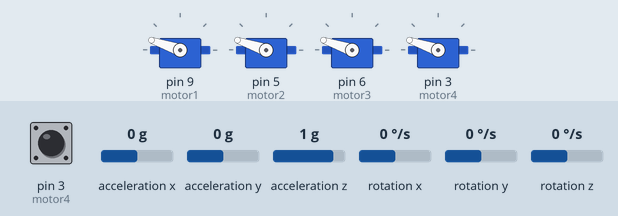
This sketch was run on a simulated Arduino Leonardo, built with avr-gcc and run on an emulated ATmega32U4. Parts: 4 × servo. The test bench sets the inputs (shaded band); at power-on: pin 3 (motor4) HIGH, acceleration x 0 g, acceleration y 0 g, acceleration z 1 g, rotation x 0 °/s, rotation y 0 °/s, rotation z 0 °/s. The sensor or clock chip raises its interrupt line as the real part does; what the sketch prints to the serial monitor is not drawn.

Above: at 0.1 s.
At 2.1 s:
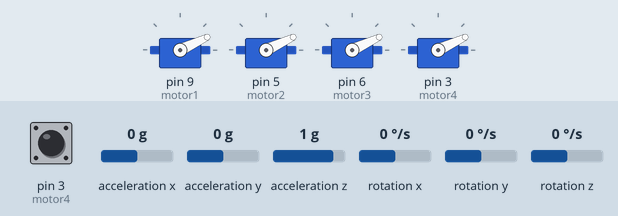
At 8.6 s:
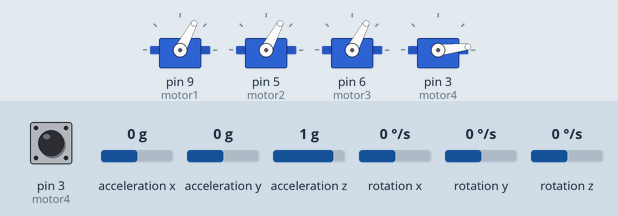
Timing chart, 0 to 10.1 s (numbered marks = the images above):
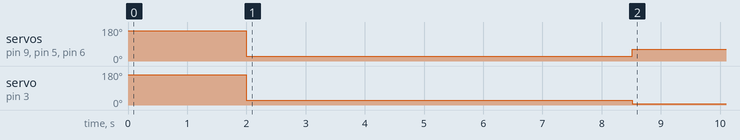

The sketch:

stabilization.ino
```cpp
#include <Servo.h>

// I2C device class (I2Cdev) demonstration Arduino sketch for MPU6050 class using DMP (MotionApps v2.0)
// 6/21/2012 by Jeff Rowberg <jeff@rowberg.net>
// Updates should (hopefully) always be available at https://github.com/jrowberg/i2cdevlib
//
// Changelog:
//      2013-05-08 - added seamless Fastwire support
//                 - added note about gyro calibration
//      2012-06-21 - added note about Arduino 1.0.1 + Leonardo compatibility error
//      2012-06-20 - improved FIFO overflow handling and simplified read process
//      2012-06-19 - completely rearranged DMP initialization code and simplification
//      2012-06-13 - pull gyro and accel data from FIFO packet instead of reading directly
//      2012-06-09 - fix broken FIFO read sequence and change interrupt detection to RISING
//      2012-06-05 - add gravity-compensated initial reference frame acceleration output
//                 - add 3D math helper file to DMP6 example sketch
//                 - add Euler output and Yaw/Pitch/Roll output formats
//      2012-06-04 - remove accel offset clearing for better results (thanks Sungon Lee)
//      2012-06-01 - fixed gyro sensitivity to be 2000 deg/sec instead of 250
//      2012-05-30 - basic DMP initialization working

/* ============================================
I2Cdev device library code is placed under the MIT license
Copyright (c) 2012 Jeff Rowberg

Permission is hereby granted, free of charge, to any person obtaining a copy
of this software and associated documentation files (the "Software"), to deal
in the Software without restriction, including without limitation the rights
to use, copy, modify, merge, publish, distribute, sublicense, and/or sell
copies of the Software, and to permit persons to whom the Software is
furnished to do so, subject to the following conditions:

The above copyright notice and this permission notice shall be included in
all copies or substantial portions of the Software.

THE SOFTWARE IS PROVIDED "AS IS", WITHOUT WARRANTY OF ANY KIND, EXPRESS OR
IMPLIED, INCLUDING BUT NOT LIMITED TO THE WARRANTIES OF MERCHANTABILITY,
FITNESS FOR A PARTICULAR PURPOSE AND NONINFRINGEMENT. IN NO EVENT SHALL THE
AUTHORS OR COPYRIGHT HOLDERS BE LIABLE FOR ANY CLAIM, DAMAGES OR OTHER
LIABILITY, WHETHER IN AN ACTION OF CONTRACT, TORT OR OTHERWISE, ARISING FROM,
OUT OF OR IN CONNECTION WITH THE SOFTWARE OR THE USE OR OTHER DEALINGS IN
THE SOFTWARE.
===============================================
*/

// I2Cdev and MPU6050 must be installed as libraries, or else the .cpp/.h files
// for both classes must be in the include path of your project
#include "I2Cdev.h"
#include <PID_v1.h>

#include "MPU6050_6Axis_MotionApps20.h"
//#include "MPU6050.h" // not necessary if using MotionApps include file

// Arduino Wire library is required if I2Cdev I2CDEV_ARDUINO_WIRE implementation
// is used in I2Cdev.h
#if I2CDEV_IMPLEMENTATION == I2CDEV_ARDUINO_WIRE
    #include "Wire.h"
#endif

// class default I2C address is 0x68
// specific I2C addresses may be passed as a parameter here
// AD0 low = 0x68 (default for SparkFun breakout and InvenSense evaluation board)
// AD0 high = 0x69
MPU6050 mpu;
//MPU6050 mpu(0x69); // <-- use for AD0 high

/* =========================================================================
   NOTE: In addition to connection 3.3v, GND, SDA, and SCL, this sketch
   depends on the MPU-6050's INT pin being connected to the Arduino's
   external interrupt #0 pin. On the Arduino Uno and Mega 2560, this is
   digital I/O pin 2.
 * ========================================================================= */

/* =========================================================================
   NOTE: Arduino v1.0.1 with the Leonardo board generates a compile error
   when using Serial.write(buf, len). The Teapot output uses this method.
   The solution requires a modification to the Arduino USBAPI.h file, which
   is fortunately simple, but annoying. This will be fixed in the next IDE
   release. For more info, see these links:

   http://arduino.cc/forum/index.php/topic,109987.0.html
   http://code.google.com/p/arduino/issues/detail?id=958
 * ========================================================================= */


// uncomment "OUTPUT_READABLE_QUATERNION" if you want to see the actual
// quaternion components in a [w, x, y, z] format (not best for parsing
// on a remote host such as Processing or something though)
//#define OUTPUT_READABLE_QUATERNION

// uncomment "OUTPUT_READABLE_EULER" if you want to see Euler angles
// (in degrees) calculated from the quaternions coming from the FIFO.
// Note that Euler angles suffer from gimbal lock (for more info, see
// http://en.wikipedia.org/wiki/Gimbal_lock)
//#define OUTPUT_READABLE_EULER

// uncomment "OUTPUT_READABLE_YAWPITCHROLL" if you want to see the yaw/
// pitch/roll angles (in degrees) calculated from the quaternions coming
// from the FIFO. Note this also requires gravity vector calculations.
// Also note that yaw/pitch/roll angles suffer from gimbal lock (for
// more info, see: http://en.wikipedia.org/wiki/Gimbal_lock)
 #define OUTPUT_READABLE_YAWPITCHROLL

// uncomment "OUTPUT_READABLE_REALACCEL" if you want to see acceleration
// components with gravity removed. This acceleration reference frame is
// not compensated for orientation, so +X is always +X according to the
// sensor, just without the effects of gravity. If you want acceleration
// compensated for orientation, us OUTPUT_READABLE_WORLDACCEL instead.
//#define OUTPUT_READABLE_REALACCEL

// uncomment "OUTPUT_READABLE_WORLDACCEL" if you want to see acceleration
// components with gravity removed and adjusted for the world frame of
// reference (yaw is relative to initial orientation, since no magnetometer
// is present in this case). Could be quite handy in some cases.
//#define OUTPUT_READABLE_WORLDACCEL

// uncomment "OUTPUT_TEAPOT" if you want output that matches the
// format used for the InvenSense teapot demo
//#define OUTPUT_TEAPOT


#define LED_PIN 13 // (Arduino is 13, Teensy is 11, Teensy++ is 6)
bool blinkState = false;

// MPU control/status vars
bool dmpReady = false;  // set true if DMP init was successful
uint8_t mpuIntStatus;   // holds actual interrupt status byte from MPU
uint8_t devStatus;      // return status after each device operation (0 = success, !0 = error)
uint16_t packetSize;    // expected DMP packet size (default is 42 bytes)
uint16_t fifoCount;     // count of all bytes currently in FIFO
uint8_t fifoBuffer[64]; // FIFO storage buffer

// orientation/motion vars
Quaternion q;           // [w, x, y, z]         quaternion container
VectorInt16 aa;         // [x, y, z]            accel sensor measurements
VectorInt16 aaReal;     // [x, y, z]            gravity-free accel sensor measurements
VectorInt16 aaWorld;    // [x, y, z]            world-frame accel sensor measurements
VectorFloat gravity;    // [x, y, z]            gravity vector
float euler[3];         // [psi, theta, phi]    Euler angle container
float ypr[3];           // [yaw, pitch, roll]   yaw/pitch/roll container and gravity vector

// packet structure for InvenSense teapot demo
uint8_t teapotPacket[14] = { '$', 0x02, 0,0, 0,0, 0,0, 0,0, 0x00, 0x00, '\r', '\n' };


// ================================================================
// ===               Stablization set up stuff               ===
// ================================================================

double pdif, rdif;
double setpitch, setroll;
double pitch, roll;


// DEFINED STUFF HERE
//desired stable rotor speed
//don't keep near 255, because then hard for the copter to control the craft. It needs the room
//to vary the speed of different rotors
#define UP 230
int spd = UP;

PID pitchPID(&pitch, &pdif, &setpitch,2,5,1, DIRECT);
PID rollPID(&roll, &rdif, &setroll,2,5,1, DIRECT);


// ================================================================
// ===               INTERRUPT DETECTION ROUTINE                ===
// ================================================================

volatile bool mpuInterrupt = false;     // indicates whether MPU interrupt pin has gone high
void dmpDataReady() {
    mpuInterrupt = true;
}


// ================================================================
// ===                      INITIAL SETUP                       ===
// ================================================================
Servo motor1;
Servo motor2;
Servo motor3;
Servo motor4;

int read_int()
{
 static byte c;
 static int i;

 i = 0;
 while (1)
 {
   while (!Serial.available()) {}

   c = Serial.read();

   if (c == '\n')
   {
     return i;
   }
   if (isdigit(c))
   {
     i = i * 10 + c - '0';
   }
   else
   {
     Serial.print("\nERROR: \"");
     Serial.print("\" is not a digit\n");
     return -1;
   }
 }
}

void setup() {
    //motors
    motor1.attach(9);
    motor2.attach(5);
    motor3.attach(6);
    motor4.attach(3);

    motor1.writeMicroseconds(2200);
    motor2.writeMicroseconds(2200);
    motor3.writeMicroseconds(2200);
    motor4.writeMicroseconds(2200);
    delay(2000);
    motor1.writeMicroseconds(800);
    motor2.writeMicroseconds(800);
    motor3.writeMicroseconds(800);
    motor4.writeMicroseconds(800);
    delay(6000);


    // join I2C bus (I2Cdev library doesn't do this automatically)
    #if I2CDEV_IMPLEMENTATION == I2CDEV_ARDUINO_WIRE
        Wire.begin();
        TWBR = 24; // 400kHz I2C clock (200kHz if CPU is 8MHz)
    #elif I2CDEV_IMPLEMENTATION == I2CDEV_BUILTIN_FASTWIRE
        Fastwire::setup(400, true);
    #endif

    // initialize serial communication
    // (115200 chosen because it is required for Teapot Demo output, but it's
    // really up to you depending on your project)
    Serial.begin(115200);
    while (!Serial); // wait for Leonardo enumeration, others continue immediately

    // NOTE: 8MHz or slower host processors, like the Teensy @ 3.3v or Ardunio
    // Pro Mini running at 3.3v, cannot handle this baud rate reliably due to
    // the baud timing being too misaligned with processor ticks. You must use
    // 38400 or slower in these cases, or use some kind of external separate
    // crystal solution for the UART timer.

    // initialize device
    Serial.println(F("Initializing I2C devices..."));
    mpu.initialize();

    // verify connection
    Serial.println(F("Testing device connections..."));
    Serial.println(mpu.testConnection() ? F("MPU6050 connection successful") : F("MPU6050 connection failed"));

    // wait for ready
    Serial.println(F("\nSend any character to begin DMP programming and demo: "));
    while (Serial.available() && Serial.read()); // empty buffer
    while (Serial.available() && Serial.read()); // empty buffer again

    // load and configure the DMP
    Serial.println(F("Initializing DMP..."));
    devStatus = mpu.dmpInitialize();

    // supply your own gyro offsets here, scaled for min sensitivity
    mpu.setXAccelOffset(-4118);
    mpu.setYAccelOffset(-1128);
    mpu.setZAccelOffset(1757);
    mpu.setXGyroOffset(114);
    mpu.setYGyroOffset(0);
    mpu.setZGyroOffset(225);


    // make sure it worked (returns 0 if so)
    if (devStatus == 0) {
        // turn on the DMP, now that it's ready
        Serial.println(F("Enabling DMP..."));
        mpu.setDMPEnabled(true);

        // enable Arduino interrupt detection
        Serial.println(F("Enabling interrupt detection (Arduino external interrupt 0)..."));
        attachInterrupt(0, dmpDataReady, RISING);
        mpuIntStatus = mpu.getIntStatus();

        // set our DMP Ready flag so the main loop() function knows it's okay to use it
        Serial.println(F("DMP ready! Waiting for first interrupt..."));
        dmpReady = true;

        // get expected DMP packet size for later comparison
        packetSize = mpu.dmpGetFIFOPacketSize();
    } else {
        // ERROR!
        // 1 = initial memory load failed
        // 2 = DMP configuration updates failed
        // (if it's going to break, usually the code will be 1)
        Serial.print(F("DMP Initialization failed (code "));
        Serial.print(devStatus);
        Serial.println(F(")"));
    }

    // configure stabilization code
    //=============================
    pdif = 0.0;
    rdif = 0.0;
    setpitch = 0.0;
    setroll = 0.0;
    pitch = 0.0;
    roll = 0.0;

    pitchPID.SetMode(AUTOMATIC);
    rollPID.SetMode(AUTOMATIC);

    pitchPID.SetOutputLimits(-40, 40);
    rollPID.SetOutputLimits(-40, 40);

}


const int prop1 = 9;
const int prop2 = 5;
const int prop3 = 6;
const int prop4 = 3;


// ================================================================
// ===                    MAIN PROGRAM LOOP                     ===
// ================================================================
int number;

void loop() {
    // if programming failed, don't try to do anything
    // number = read_int();
     Serial.println( number);


    if (!dmpReady) return;

    // wait for MPU interrupt or extra packet(s) available
    while (!mpuInterrupt && fifoCount < packetSize) {
          int p1 = spd + (rdif / 2) + (pdif / 2);
          int p2 = spd - (rdif / 2) + (pdif / 2);
          int p3 = spd + (rdif / 2) - (pdif / 2);
          int p4 = spd - (rdif / 2) - (pdif / 2);

          if(p1 >= 300){
            //reduce speed so can stabalize
            spd -= (p1 - 300);
            continue;
          }
          if(p2 >= 300){
            spd -= (p2 - 300);
            continue;
          }
          if(p3 >= 300){
            spd -= (p3 - 300);
            continue;
          }
          if(p4 >= 300){
            spd -= (p4 - 300);
            continue;
          }

//          analogWrite(prop1, p1);
//          analogWrite(prop2, p2);
//          analogWrite(prop3, p3);
//          analogWrite(prop4, p4);

          motor1.writeMicroseconds(map(p1,180, 300,1100,1300));
          motor2.writeMicroseconds(map(p2,180, 300,1100,1300));
          motor3.writeMicroseconds(map(p3,180, 300,1100,1300));
          motor4.writeMicroseconds(map(p4,180, 300,110,1300));

          Serial.print("p1:\t");
          Serial.print(p1);
          Serial.print(" p2:\t");
          Serial.print(p2);
          Serial.print(" p3:\t");
          Serial.print(p3);
          Serial.print(" p4:\t");
          Serial.println(p4);


        // other program behavior stuff here
        // .
        // .
        // .
        // if you are really paranoid you can frequently test in between other
        // stuff to see if mpuInterrupt is true, and if so, "break;" from the
        // while() loop to immediately process the MPU data
        // .
        // .
        // .
    }

    // reset interrupt flag and get INT_STATUS byte
    mpuInterrupt = false;
    mpuIntStatus = mpu.getIntStatus();

    // get current FIFO count
    fifoCount = mpu.getFIFOCount();

    // check for overflow (this should never happen unless our code is too inefficient)
    if ((mpuIntStatus & 0x10) || fifoCount == 1024) {
        // reset so we can continue cleanly
        mpu.resetFIFO();
        Serial.println(F("FIFO overflow!"));

    // otherwise, check for DMP data ready interrupt (this should happen frequently)
    } else if (mpuIntStatus & 0x02) {
        // wait for correct available data length, should be a VERY short wait
        while (fifoCount < packetSize) fifoCount = mpu.getFIFOCount();

        // read a packet from FIFO
        mpu.getFIFOBytes(fifoBuffer, packetSize);

        // track FIFO count here in case there is > 1 packet available
        // (this lets us immediately read more without waiting for an interrupt)
        fifoCount -= packetSize;


        // display Euler angles in degrees
        mpu.dmpGetQuaternion(&q, fifoBuffer);
        mpu.dmpGetGravity(&gravity, &q);
        mpu.dmpGetYawPitchRoll(ypr, &q, &gravity);
        pitch = (ypr[1] * 180/M_PI);
        roll = (ypr[2] * 180/M_PI);

        #ifdef OUTPUT_READABLE_YAWPITCHROLL
            Serial.print("ypr\t");
            Serial.print(ypr[0] * 180/M_PI);
            Serial.print("\t");
            Serial.print(pitch);
            Serial.print("\t");
            Serial.println(roll);
        #endif

        //Update Pids
        pitchPID.Compute();
        rollPID.Compute();

         //Increase spd if we've reduced spd
        if(spd < UP){
            spd++;
        }
    }
}
```

Measured:
- by itself, servo on pin 9 (motor1), servo on pin 5 (motor2), servo on pin 6 (motor3): 161° → 25° at 2.0 s, → 62° 6.5 s later
- by itself, servo on pin 3 (motor4): 161° → 25° at 2.0 s, → 6° 6.5 s later
